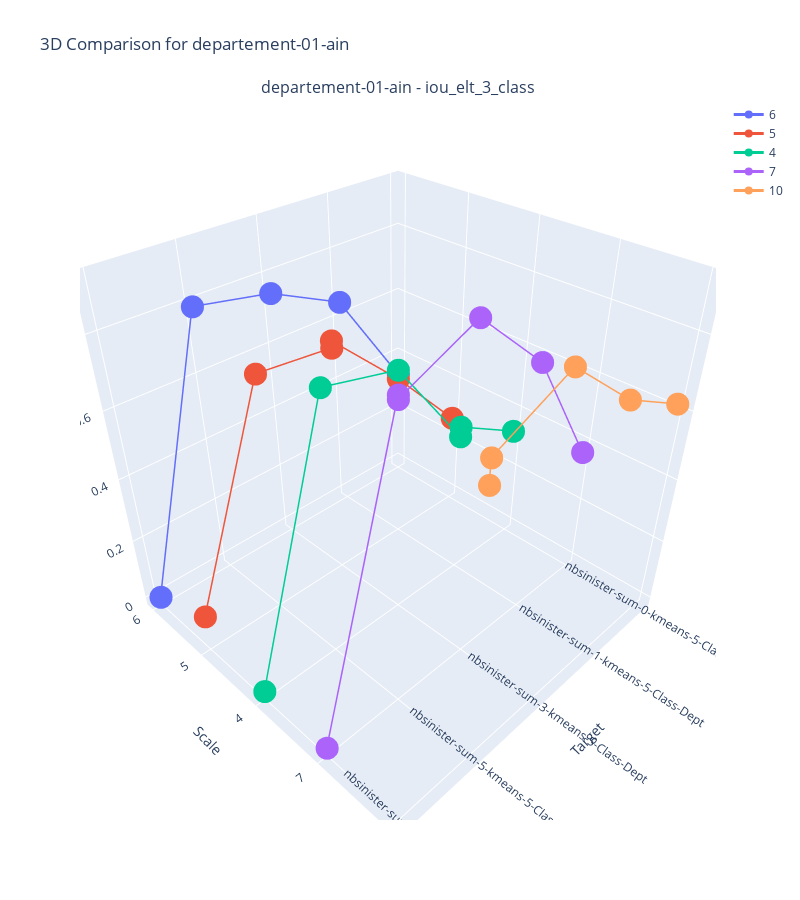
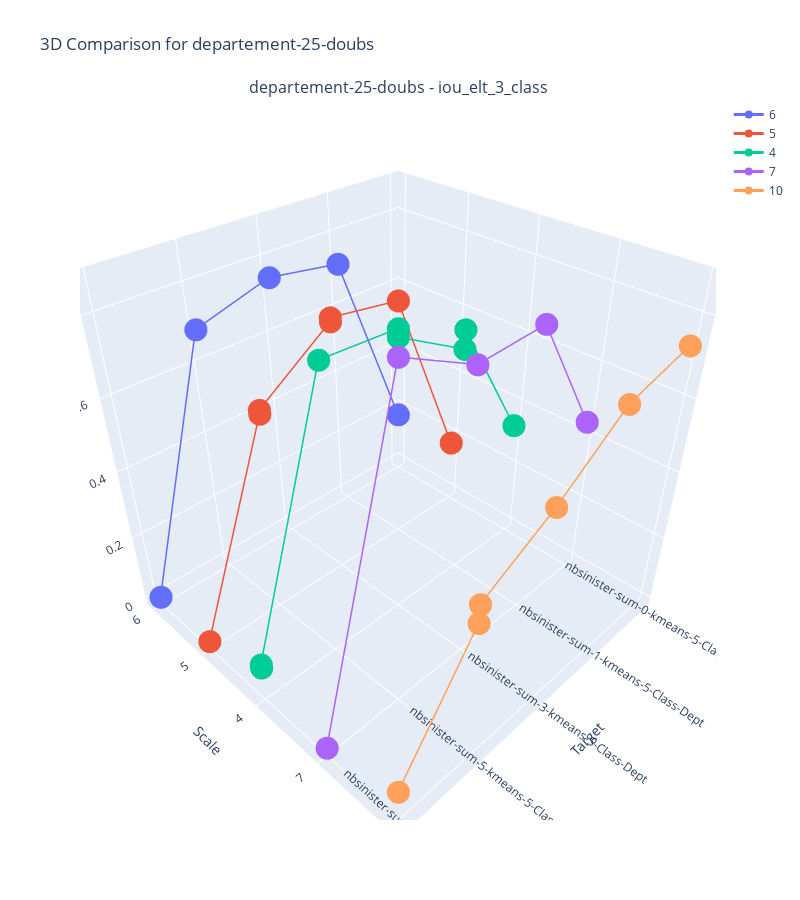

Source (notebook cell) for these figures, in order:
### Code cell
compare_models_2d(df, df.Department.unique(), dept_markers, ['iou_elt_3_class'],  'Target', 'Scale', 'Scale')

### Figure 1 — Plotly figure (JSON) as saved in the notebook; plotly's stock layout.template omitted (floating-point values rounded to 4 significant figures)
{"data": [{"line": {"color": "#636EFA", "width": 3}, "marker": {"color": "#636EFA", "size": 8}, "mode": "lines+markers", "name": "6", "scene": "scene", "type": "scatter3d", "x": [0, 1, 1, 2, 2, 3, 3, 4, 4], "y": [0, 0, 0, 0, 0, 0, 0, 0, 0], "z": [0.33, 0.65, 0.65, 0.75, 0.75, 0.79, 0.79, 0, 0]}, {"line": {"color": "#EF553B", "width": 3}, "marker": {"color": "#EF553B", "size": 8}, "mode": "lines+markers", "name": "5", "scene": "scene", "type": "scatter3d", "x": [0, 1, 1, 2, 2, 3, 3, 4, 4], "y": [1, 1, 1, 1, 1, 1, 1, 1, 1], "z": [0.27, 0.5, 0.5, 0.7, 0.68, 0.7, 0.7, 0.09, 0.09]}, {"line": {"color": "#00CC96", "width": 3}, "marker": {"color": "#00CC96", "size": 8}, "mode": "lines+markers", "name": "4", "scene": "scene", "type": "scatter3d", "x": [0, 1, 1, 2, 2, 3, 3, 4, 4], "y": [2, 2, 2, 2, 2, 2, 2, 2, 2], "z": [0.33, 0.45, 0.42, 0.71, 0.71, 0.76, 0.76, 0, 0]}, {"line": {"color": "#AB63FA", "width": 3}, "marker": {"color": "#AB63FA", "size": 8}, "mode": "lines+markers", "name": "7", "scene": "scene", "type": "scatter3d", "x": [0, 1, 1, 2, 2, 3, 3, 4, 4], "y": [3, 3, 3, 3, 3, 3, 3, 3, 3], "z": [0.37, 0.73, 0.73, 0.92, 0.92, 0.83, 0.84, 0, 0]}, {"line": {"color": "#FFA15A", "width": 3}, "marker": {"color": "#FFA15A", "size": 8}, "mode": "lines+markers", "name": "10", "scene": "scene", "type": "scatter3d", "x": [0, 1, 1, 2, 2, 3, 3, 4, 4], "y": [4, 4, 4, 4, 4, 4, 4, 4, 4], "z": [0.62, 0.73, 0.73, 0.9, 0.9, 0.81, 0.75, null, null]}], "layout": {"annotations": [{"font": {"size": 16}, "showarrow": false, "text": "departement-01-ain - iou_elt_3_class", "x": 0.5, "xanchor": "center", "xref": "paper", "y": 1, "yanchor": "bottom", "yref": "paper"}], "height": 900, "scene": {"domain": {"x": [0, 1], "y": [0, 1]}, "xaxis": {"ticktext": ["nbsinister-sum-0-kmeans-5-Class-Dept", "nbsinister-sum-1-kmeans-5-Class-Dept", "nbsinister-sum-3-kmeans-5-Class-Dept", "nbsinister-sum-5-kmeans-5-Class-Dept", "nbsinister-sum-7-kmeans-5-Class-Dept"], "tickvals": [0, 1, 2, 3, 4], "title": {"text": "Target"}}, "yaxis": {"ticktext": ["6", "5", "4", "7", 10], "tickvals": [0, 1, 2, 3, 4], "title": {"text": "Scale"}}, "zaxis": {"title": {"text": "iou_elt_3_class"}}}, "showlegend": true, "title": {"text": "3D Comparison for departement-01-ain"}, "width": 800}}

### Figure 2 — Plotly figure (JSON) as saved in the notebook; plotly's stock layout.template omitted (floating-point values rounded to 4 significant figures)
{"data": [{"line": {"color": "#636EFA", "width": 3}, "marker": {"color": "#636EFA", "size": 8}, "mode": "lines+markers", "name": "6", "scene": "scene", "type": "scatter3d", "x": [0, 1, 1, 2, 2, 3, 3, 4, 4], "y": [0, 0, 0, 0, 0, 0, 0, 0, 0], "z": [0.17, 0.72, 0.72, 0.75, 0.75, 0.69, 0.69, 0, 0]}, {"line": {"color": "#EF553B", "width": 3}, "marker": {"color": "#EF553B", "size": 8}, "mode": "lines+markers", "name": "5", "scene": "scene", "type": "scatter3d", "x": [0, 1, 1, 2, 2, 3, 3, 4, 4], "y": [1, 1, 1, 1, 1, 1, 1, 1, 1], "z": [0.17, 0.69, 0.69, 0.72, 0.71, 0.57, 0.56, 0, 0]}, {"line": {"color": "#00CC96", "width": 3}, "marker": {"color": "#00CC96", "size": 8}, "mode": "lines+markers", "name": "4", "scene": "scene", "type": "scatter3d", "x": [0, 1, 1, 2, 2, 3, 3, 4, 4], "y": [2, 2, 2, 2, 2, 2, 2, 2, 2], "z": [0.33, 0.69, 0.64, 0.75, 0.77, 0.78, 0.78, 0.09, 0.08]}, {"line": {"color": "#AB63FA", "width": 3}, "marker": {"color": "#AB63FA", "size": 8}, "mode": "lines+markers", "name": "7", "scene": "scene", "type": "scatter3d", "x": [0, 1, 1, 2, 2, 3, 3, 4, 4], "y": [3, 3, 3, 3, 3, 3, 3, 3, 3], "z": [0.44, 0.78, 0.78, 0.77, 0.77, 0.87, 0.87, 0, 0]}, {"line": {"color": "#FFA15A", "width": 3}, "marker": {"color": "#FFA15A", "size": 8}, "mode": "lines+markers", "name": "10", "scene": "scene", "type": "scatter3d", "x": [0, 1, 1, 2, 2, 3, 3, 4, 4], "y": [4, 4, 4, 4, 4, 4, 4, 4, 4], "z": [0.73, 0.68, 0.68, 0.54, 0.54, 0.43, 0.38, 0.07, 0.07]}], "layout": {"annotations": [{"font": {"size": 16}, "showarrow": false, "text": "departement-25-doubs - iou_elt_3_class", "x": 0.5, "xanchor": "center", "xref": "paper", "y": 1, "yanchor": "bottom", "yref": "paper"}], "height": 900, "scene": {"domain": {"x": [0, 1], "y": [0, 1]}, "xaxis": {"ticktext": ["nbsinister-sum-0-kmeans-5-Class-Dept", "nbsinister-sum-1-kmeans-5-Class-Dept", "nbsinister-sum-3-kmeans-5-Class-Dept", "nbsinister-sum-5-kmeans-5-Class-Dept", "nbsinister-sum-7-kmeans-5-Class-Dept"], "tickvals": [0, 1, 2, 3, 4], "title": {"text": "Target"}}, "yaxis": {"ticktext": ["6", "5", "4", "7", 10], "tickvals": [0, 1, 2, 3, 4], "title": {"text": "Scale"}}, "zaxis": {"title": {"text": "iou_elt_3_class"}}}, "showlegend": true, "title": {"text": "3D Comparison for departement-25-doubs"}, "width": 800}}
